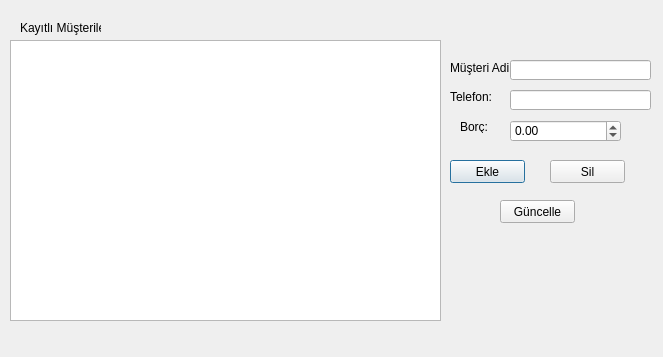
<?xml version="1.0" encoding="UTF-8"?>
<ui version="4.0">
 <class>musteriislemleri</class>
 <widget class="QDialog" name="musteriislemleri">
  <property name="geometry">
   <rect>
    <x>0</x>
    <y>0</y>
    <width>663</width>
    <height>357</height>
   </rect>
  </property>
  <property name="windowTitle">
   <string>Dialog</string>
  </property>
  <widget class="QTableWidget" name="tableWidget">
   <property name="geometry">
    <rect>
     <x>10</x>
     <y>40</y>
     <width>431</width>
     <height>281</height>
    </rect>
   </property>
  </widget>
  <widget class="QLabel" name="label">
   <property name="geometry">
    <rect>
     <x>20</x>
     <y>20</y>
     <width>81</width>
     <height>16</height>
    </rect>
   </property>
   <property name="text">
    <string>Kayıtlı Müşteriler</string>
   </property>
  </widget>
  <widget class="QLabel" name="label_2">
   <property name="geometry">
    <rect>
     <x>450</x>
     <y>60</y>
     <width>61</width>
     <height>16</height>
    </rect>
   </property>
   <property name="text">
    <string>Müşteri Adi:</string>
   </property>
  </widget>
  <widget class="QLabel" name="label_3">
   <property name="geometry">
    <rect>
     <x>450</x>
     <y>90</y>
     <width>47</width>
     <height>13</height>
    </rect>
   </property>
   <property name="text">
    <string>Telefon:</string>
   </property>
  </widget>
  <widget class="QLabel" name="label_4">
   <property name="geometry">
    <rect>
     <x>460</x>
     <y>120</y>
     <width>47</width>
     <height>13</height>
    </rect>
   </property>
   <property name="text">
    <string>Borç:</string>
   </property>
  </widget>
  <widget class="QLineEdit" name="lineEdit">
   <property name="geometry">
    <rect>
     <x>510</x>
     <y>60</y>
     <width>141</width>
     <height>20</height>
    </rect>
   </property>
  </widget>
  <widget class="QLineEdit" name="lineEdit_2">
   <property name="geometry">
    <rect>
     <x>510</x>
     <y>90</y>
     <width>141</width>
     <height>20</height>
    </rect>
   </property>
  </widget>
  <widget class="QDoubleSpinBox" name="doubleSpinBox">
   <property name="geometry">
    <rect>
     <x>510</x>
     <y>120</y>
     <width>111</width>
     <height>22</height>
    </rect>
   </property>
   <property name="minimum">
    <double>-99999.990000000005239</double>
   </property>
   <property name="maximum">
    <double>99999.990000000005239</double>
   </property>
  </widget>
  <widget class="QPushButton" name="pushButton">
   <property name="geometry">
    <rect>
     <x>450</x>
     <y>160</y>
     <width>75</width>
     <height>23</height>
    </rect>
   </property>
   <property name="text">
    <string>Ekle</string>
   </property>
  </widget>
  <widget class="QPushButton" name="pushButton_2">
   <property name="geometry">
    <rect>
     <x>550</x>
     <y>160</y>
     <width>75</width>
     <height>23</height>
    </rect>
   </property>
   <property name="text">
    <string>Sil</string>
   </property>
  </widget>
  <widget class="QPushButton" name="pushButton_3">
   <property name="geometry">
    <rect>
     <x>500</x>
     <y>200</y>
     <width>75</width>
     <height>23</height>
    </rect>
   </property>
   <property name="text">
    <string>Güncelle</string>
   </property>
  </widget>
 </widget>
 <resources/>
 <connections/>
</ui>
